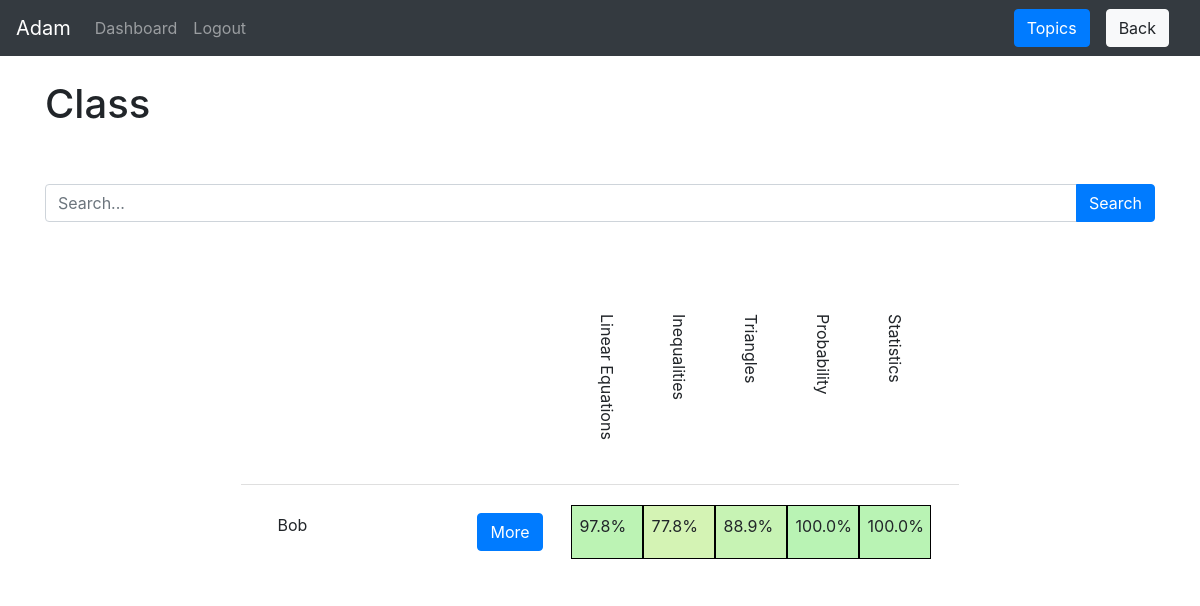
Screenshot of /teacher/group-detail/4 (signed in) with the database file from the repository.
### website/models.py (models this page shows)
class User(db.Model, UserMixin):                                                        # type: ignore
    id = db.Column(db.Integer, primary_key=True)
    email = db.Column(db.String(150), unique=True)
    password = db.Column(db.String(150))
    first_name = db.Column(db.String(150))
    teacher_id = db.relationship('Teacher', uselist=False, backref="user")
    student_id = db.relationship('Student', uselist=False, backref="user")

class Group(db.Model):
    id = db.Column(db.Integer, primary_key=True)
    name = db.Column(db.String(150))
    teacher_id = db.Column(db.Integer, db.ForeignKey('teacher.id'))
    student_ids = db.relationship('Student')
    topic_ids = db.relationship('Topic')

class Topic(db.Model):
    id = db.Column(db.Integer, primary_key=True)
    name = db.Column(db.String(150))
    active = db.Column(db.Boolean)
    locked = db.Column(db.Boolean)
    instances = db.Column(db.SmallInteger)
    date = db.Column(db.DateTime(timezone=True))
    group_id = db.Column(db.Integer, db.ForeignKey('group.id'))
    variable_ids = db.relationship('Variable')
    problem_ids = db.relationship('Problem')
    data_ids = db.relationship('Data')

class Student(db.Model):                                                        # type: ignore
    id = db.Column(db.Integer, primary_key=True)
    user_id = db.Column(db.Integer, db.ForeignKey('user.id'))
    group_id = db.Column(db.Integer, db.ForeignKey('group.id'))
    data_ids = db.relationship('Data')

class Data(db.Model):
    id = db.Column(db.Integer, primary_key=True)
    correct = db.Column(db.SmallInteger)
    completed = db.Column(db.SmallInteger)
    avg_time = db.Column(db.SmallInteger)
    accuracy = correct*100/completed
    last_done = db.Column(db.DateTime(timezone=True), default=func.now())
    topic_id = db.Column(db.Integer, db.ForeignKey('topic.id'))
    student_id = db.Column(db.Integer, db.ForeignKey('student.id'))

### website/teacher/teacher_views.py (the view)
@views.route('/group-detail/<group_id>', methods=['GET', 'POST'])
@login_required
def group_detail(group_id):
    if request.method == 'POST' and request.form.get('button').split(':')[0] == 'more':# type: ignore
        return redirect(url_for('teacher_views.student_overview', student_id=request.form.get('button').split(':')[1]))# type: ignore
    if request.method == 'POST' and request.form.get('button').split(':')[0] == 'topi':# type: ignore
        return redirect(url_for('teacher_views.topics', group_id=request.form['button'].split(':')[1]))
    else:
        group = Group.query.filter_by(id=group_id).first()
        students = []
        condition = ""
        if request.method == 'POST':
            condition = request.form['search']
        for student in group.student_ids:
            name = student.user.first_name
            if condition.lower() in name.lower():
                students.append(student)
        return render_template("teacher/group_detail.html", user=current_user, group=group, students=students)

### website/templates/teacher/group_detail.html
{% extends "base.html" %} {% block title %}Classes{% endblock %}
{% block extra_header %}<form method="POST"><button name="button" class="btn btn-primary" value="topi:{{ group.id }}">Topics</button></form>
<a href="{{url_for('teacher_views.groups', index=0)}}">
  <button class="btn btn-light ml-3" type="button" name="button">Back</button>
</a>
{% endblock %}
{% block content %}
<br>
<h1>{{ group.name }}</h1>
<br>
<form method='POST'>
<br>
<div class="input-group mb-3">
  <input name="search" type="text" class="form-control" placeholder="Search..." aria-label="Username" aria-describedby="basic-addon1">
  <div class="input-group-append">
    <button class="btn btn-primary" value="sear:ch" name="button">Search</button>
  </div>
</div>
<br>
<br>
<div style="display:flex; flex-direction: row; justify-content: center; align-items: center">
  {% if group.student_ids: %}
  <ul class="list-group list-group-flush">
    <li class="list-group-item">
      <div class="p-2">
        <div class="d-flex justify-content-end">
          {% for topic in group.topic_ids %}
          {% if topic.active %}
            <div class="d-flex p-2" ><p style="writing-mode: tb-rl">{{ topic.name }}</p></div>
            {% endif%}
          {% endfor %}
        </div>
    </li>
    {% for student in students %}
    <li class="list-group-item">
        <div class="p-2">
          <div class="d-flex justify-content-center">
            <div class="d-flex justify-content-between">
              <div class="p-2" style="width: 200px">{{ student.user.first_name | truncate(22) }}</div>
                <form method='POST'>
                  <div class="p-2">
                    <button type="submit" name="button" class="btn btn-primary" value="more:{{ student.id }}">More</button>
                  </div>
                </form>
              <div style="width:20px"></div>
            </div>
              {% for data in student.data_ids %}
              {% for topic in group.topic_ids %}
              {% if data.topic_id == topic.id and topic.active%}
          <div class="d-flex p-2" style="width: 72px; background-color: hsl({{ data.correct*115/data.completed}}, 73%, 83%); border:1px solid black">{{ '%0.1f'| format(data.correct*100/data.completed) }}%</div>
              {% endif %}
              {% endfor %}
              {% endfor %}
        </div>
    </li>
  {% endfor %}
  </ul>
  {% else %}
  <p>Once your students sign up you will be able to see them here.</p>
  {% endif %}
</div>
{% endblock %}

### website/templates/base.html (shortened to what this page needs)
<!DOCTYPE html>
<html>
  <head>
    <link
      rel="stylesheet"
      href="https://stackpath.bootstrapcdn.com/bootstrap/4.4.1/css/bootstrap.min.css"
    />
    <link
      rel="stylesheet"
      href="https://stackpath.bootstrapcdn.com/font-awesome/4.7.0/css/font-awesome.min.css"
    />
  </head>
  <body>
    <nav class="navbar navbar-expand-lg navbar-dark bg-dark justify-content-between">
      <div>
      <div class="collapse navbar-collapse" id="navbar">
        <div class="navbar-nav">
            {% if user.is_authenticated %}
            <a class="navbar-brand" id="page" href='#'>{{ user.first_name }}</a>
            {% if user.teacher_id %}
            <a class="nav-item nav-link" id="page" href="/teacher/">Classes</a>
            {% elif user.student_id %}
            <a class="nav-item nav-link" id="page" href="/student/dash">Dashboard</a>
            {% endif %}
            <a class="nav-item nav-link ml-auto align-left" id="logout" href="/logout">Logout</a>
            {% else %}
            <a class="nav-item nav-link" id="login" href="/login">Login</a>
            <a class="nav-item nav-link" id="signUp" href="/sign-up">Sign Up</a>
            {% endif%}
        </div>
      </div>
    </div>
    <div class="container justify-content-end my-2 my-sm-0">{% block extra_header %} {% endblock %}</div>
    </nav>
    <div class="container">{% block content %} {% endblock %}</div>
  </body>
</html>

### rows the page displays
User: first_name "Adam"
Group: name "Class"
Topic: name "Linear Equations"
Topic: name "Inequalities"
Topic: name "Triangles"
Topic: name "Probability"
Topic: name "Statistics"
Student: user.first_name "Bob"
Data: data.correct*100/data.completed "97.8"
Data: data.correct*100/data.completed "77.8"
Data: data.correct*100/data.completed "88.9"
Data: data.correct*100/data.completed "100.0"
Data: data.correct*100/data.completed "100.0"
